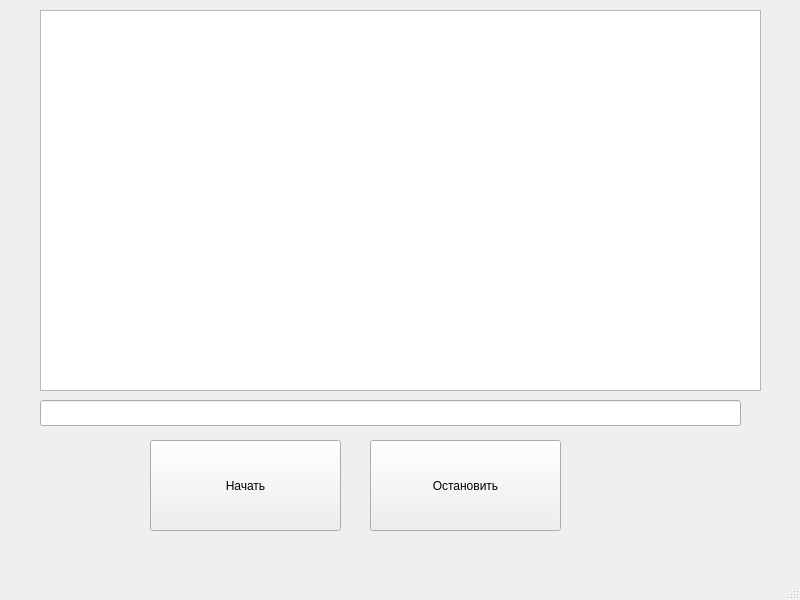
<?xml version="1.0" encoding="UTF-8"?>
<ui version="4.0">
 <class>MainWindow</class>
 <widget class="QMainWindow" name="MainWindow">
  <property name="geometry">
   <rect>
    <x>0</x>
    <y>0</y>
    <width>800</width>
    <height>600</height>
   </rect>
  </property>
  <property name="windowTitle">
   <string>MainWindow</string>
  </property>
  <widget class="QWidget" name="centralwidget">
   <widget class="QPushButton" name="startButton">
    <property name="geometry">
     <rect>
      <x>150</x>
      <y>440</y>
      <width>191</width>
      <height>91</height>
     </rect>
    </property>
    <property name="text">
     <string>Начать</string>
    </property>
   </widget>
   <widget class="QPushButton" name="stopButton">
    <property name="geometry">
     <rect>
      <x>370</x>
      <y>440</y>
      <width>191</width>
      <height>91</height>
     </rect>
    </property>
    <property name="text">
     <string>Остановить</string>
    </property>
   </widget>
   <widget class="QTextEdit" name="logTextEdit">
    <property name="enabled">
     <bool>true</bool>
    </property>
    <property name="geometry">
     <rect>
      <x>40</x>
      <y>10</y>
      <width>721</width>
      <height>381</height>
     </rect>
    </property>
    <property name="autoFillBackground">
     <bool>false</bool>
    </property>
   </widget>
   <widget class="QLineEdit" name="lineEdit">
    <property name="geometry">
     <rect>
      <x>40</x>
      <y>400</y>
      <width>701</width>
      <height>26</height>
     </rect>
    </property>
   </widget>
   <widget class="QWidget" name="verticalLayoutWidget">
    <property name="geometry">
     <rect>
      <x>739</x>
      <y>9</y>
      <width>21</width>
      <height>381</height>
     </rect>
    </property>
    <layout class="QVBoxLayout" name="verticalLayout"/>
   </widget>
  </widget>
  <widget class="QMenuBar" name="menubar">
   <property name="geometry">
    <rect>
     <x>0</x>
     <y>0</y>
     <width>800</width>
     <height>26</height>
    </rect>
   </property>
  </widget>
  <widget class="QStatusBar" name="statusbar"/>
 </widget>
 <resources/>
 <connections/>
</ui>
